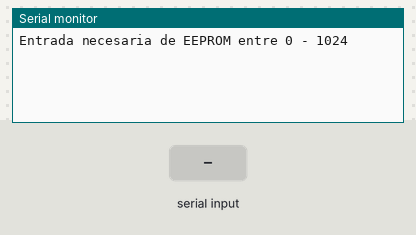
Recording of a sketch running on a simulated Arduino Uno, built with avr-gcc and run on an emulated ATmega328P. Shown: the last lines printed to the serial monitor. The inputs (shaded band) are chosen by the test bench. EEPROM starts erased.

Above: at 1.2 s.
1.3 s: "read 1\n" received over Serial
At 3.3 s:
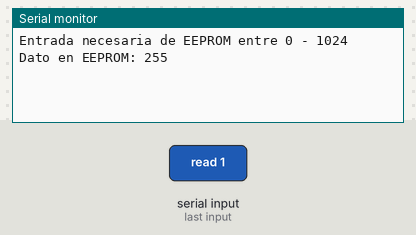
3.8 s: "write 1\n" received over Serial
At 6.0 s:
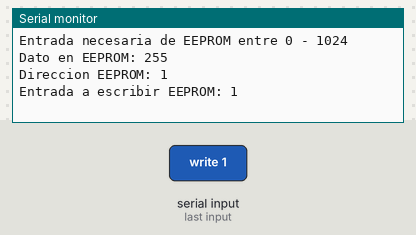
6.3 s: "write" received over Serial
At 7.9 s:
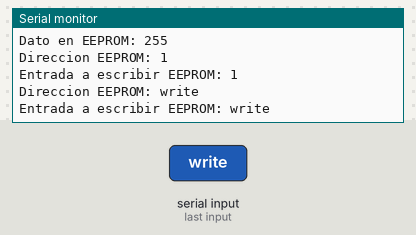

Measured:
- after the input at 1.3 s, the serial monitor: prints a new line after 1.0 s (image 1)
- after the input at 3.8 s, the serial monitor: prints a new line after 1.0 s (image 2)
- after the input at 6.3 s, the serial monitor: prints a new line after 1.0 s (image 3)

The sketch:

EEPROMRWB.ino
```cpp
#include <EEPROM.h>

void setup(){

Serial.begin(9600);
Serial.println("Entrada necesaria de EEPROM entre 0 - 1024");
}

int direc;
int datos;
void loop(){
String entrada="";


entrada=Serial.readString();
if (entrada.startsWith("read"))


{
  direc=entrada.substring(entrada.indexOf(' ')+1).toInt();
  //Serial.println(direc);
  Serial.print("Dato en EEPROM: ");
  Serial.println(EEPROM.read(direc));
//Serial.println("BIEN");

}


else if (entrada.startsWith("write"))
{

  String direc=entrada.substring(entrada.indexOf(' ')+1);
  String Direct2= direc.substring(direc.indexOf(' ')+1);
  String Direct1= direc.substring(0,direc.indexOf(' '));
  int ARG1=Direct1.toInt();
  int ARG2=Direct2.toInt();
  Serial.print("Direccion EEPROM: ");
  Serial.println(Direct1);
  Serial.print("Entrada a escribir EEPROM: ");
  Serial.println(Direct2);
  //Serial.println(ARG1);
  //Serial.println(ARG2);
  //Serial.println(direc);
  byte byte1Arg2 = ARG2 & 0XFF;
  byte byte2Arg2 = (ARG2 >> 8) & 0XFF;
  EEPROM.write(ARG1, byte1Arg2);
  EEPROM.write(ARG1 + 1, byte2Arg2);
 // Serial.println(EEPROM.read(direc));
//Serial.println("BIEN");

}
//Serial.print(entrada);
delay(100);

}
```
